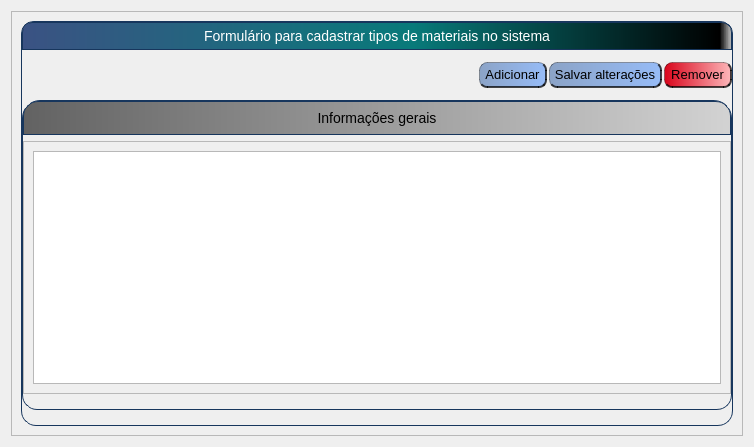
<?xml version="1.0" encoding="UTF-8"?>
<ui version="4.0">
 <class>FormCadastrarTiposMateriais</class>
 <widget class="QWidget" name="FormCadastrarTiposMateriais">
  <property name="windowTitle" stdset="0">
   <string>FormCadastrarTiposMateriais</string>
  </property>
  <property name="geometry" stdset="0">
   <rect>
    <x>0</x>
    <y>0</y>
    <width>754</width>
    <height>447</height>
   </rect>
  </property>
  <layout class="QVBoxLayout" name="verticalLayout">
   <item>
    <widget class="QScrollArea" name="scrollArea">
     <property name="widgetResizable" stdset="0">
      <bool>true</bool>
     </property>
     <widget class="QWidget" name="scrollAreaWidgetContents">
      <property name="geometry" stdset="0">
       <rect>
        <x>0</x>
        <y>0</y>
        <width>734</width>
        <height>427</height>
       </rect>
      </property>
      <layout class="QVBoxLayout" name="verticalLayout_2">
       <item>
        <widget class="QFrame" name="frameFormulario">
         <property name="frameShape" stdset="0">
          <enum>QFrame::StyledPanel</enum>
         </property>
         <property name="frameShadow" stdset="0">
          <enum>QFrame::Raised</enum>
         </property>
         <property name="styleSheet" stdset="0">
          <string notr="true">QFrame#frameFormulario
{
	border: 1px solid #FF17365D;
	border-top-left-radius: 13px;
	border-top-right-radius: 13px;
	border-bottom-left-radius: 15px;
	border-bottom-right-radius: 15px;
}

QPushButton
{
	border: 1px solid rgba(0, 0, 0, 85);
	border-radius: 8px;
	border-right: 2px solid rgba(0, 0, 0, 185);
	border-bottom: 2px solid rgba(0, 0, 0, 185);
  background-color:qlineargradient(spread:pad, x1:0, y1:0, x2:1, y2:0, stop:0 rgba(35, 84, 156, 125), stop:1 rgba(58, 134, 255, 125));
  font-size: 13px;
	height: 23px;
	width:65px
}

QPushButton#pushButtonSalvar
{
	width:110px;
}

QPushButton:pressed
{
	border: 1px solid rgba(0, 0, 0, 85);
	border-left: 2px solid rgba(91, 91, 91, 185);
	border-top: 2px solid rgba(91, 91, 91, 185);

}

QPushButton:hover
{
	background-color:qlineargradient(spread:pad, x1:0, y1:0, x2:1, y2:0, stop:0 rgba(135, 184, 255, 125), stop:1 rgba(158, 234, 255, 125));
}



QPushButton#pushButtonRemover  {


background-color:qlineargradient(spread:pad, x1:0, y1:0, x2:1, y2:0, stop:0 rgb(217, 5, 27), stop:1 rgb(253, 183, 186));

}
QPushButton#pushButtonRemover:hover {
    	background-color: qlineargradient(spread:pad, x1:0, y1:0, x2:1, y2:0, stop:0 rgb(255, 85, 0), stop:1 rgba(255, 255, 255, 255));   
}</string>
         </property>
         <layout class="QVBoxLayout" name="verticalLayout_7">
          <property name="leftMargin">
           <number>0</number>
          </property>
          <property name="topMargin">
           <number>0</number>
          </property>
          <property name="rightMargin">
           <number>0</number>
          </property>
          <property name="bottomMargin">
           <number>15</number>
          </property>
          <item>
           <widget class="QLabel" name="labelTituloFormulario">
            <property name="text" stdset="0">
             <string>Formulário para cadastrar tipos de materiais no sistema</string>
            </property>
            <property name="alignment" stdset="0">
             <set>Qt::AlignCenter</set>
            </property>
            <property name="styleSheet" stdset="0">
             <string notr="true">QLabel#labelTituloFormulario {
	border: 1px solid #FF17365D;
	border-top-left-radius: 10px;
	border-top-right-radius: 10px;
	background-color:qlineargradient(spread:pad, x1:0, y1:0, x2:1, y2:0, stop:0 rgb(59, 82, 131), stop:0.55 rgb(8, 122, 122), stop:0.98 rgba(0, 0, 0, 255), stop:1 rgba(0, 0, 0, 0));
	padding: 5px 0px;
	color: rgb(255, 255, 255);
	max-height: 25px;
    font-size: 14px;
}</string>
            </property>
            <property name="font" stdset="0">
             <font>
              <pointsize>-1</pointsize>
             </font>
            </property>
           </widget>
          </item>
          <item>
           <layout class="QHBoxLayout" name="horizontalLayoutBotoes">
            <property name="spacing" stdset="0">
             <number>2</number>
            </property>
            <property name="topMargin">
             <number>6</number>
            </property>
            <property name="bottomMargin">
             <number>6</number>
            </property>
            <item>
             <spacer name="horizontalSpacer">
              <property name="sizeHint" stdset="0">
               <size>
                <width>40</width>
                <height>20</height>
               </size>
              </property>
              <property name="orientation" stdset="0">
               <enum>Qt::Horizontal</enum>
              </property>
             </spacer>
            </item>
            <item>
             <widget class="QPushButton" name="pushButtonAdicionar">
              <property name="text" stdset="0">
               <string>Adicionar</string>
              </property>
             </widget>
            </item>
            <item>
             <widget class="QPushButton" name="pushButtonSalvar">
              <property name="text" stdset="0">
               <string>Salvar alterações</string>
              </property>
             </widget>
            </item>
            <item>
             <widget class="QPushButton" name="pushButtonRemover">
              <property name="text" stdset="0">
               <string>Remover</string>
              </property>
             </widget>
            </item>
           </layout>
          </item>
          <item>
           <widget class="QFrame" name="frameInformacoesGerais">
            <property name="frameShape" stdset="0">
             <enum>QFrame::StyledPanel</enum>
            </property>
            <property name="frameShadow" stdset="0">
             <enum>QFrame::Raised</enum>
            </property>
            <property name="styleSheet" stdset="0">
             <string notr="true">QFrame#frameInformacoesGerais
{
	border: 1px solid #FF17365D;
	border-top-left-radius: 18px;
	border-top-right-radius: 18px;
	border-bottom-left-radius: 15px;
	border-bottom-right-radius: 15px;
}</string>
            </property>
            <layout class="QVBoxLayout" name="verticalLayout_4">
             <property name="leftMargin">
              <number>0</number>
             </property>
             <property name="topMargin">
              <number>0</number>
             </property>
             <property name="rightMargin">
              <number>0</number>
             </property>
             <property name="bottomMargin">
              <number>15</number>
             </property>
             <item>
              <widget class="QPushButton" name="pushButtonTituloInformacoesGerais">
               <property name="text" stdset="0">
                <string>Informações gerais</string>
               </property>
               <property name="styleSheet" stdset="0">
                <string notr="true">QPushButton#pushButtonTituloInformacoesGerais {
	border: 1px solid #FF17365D;
	border-top-left-radius: 15px;
	border-top-right-radius: 15px;
	background-color:qlineargradient(spread:pad, x1:0, y1:0, x2:1, y2:0, stop:0 rgb(98, 98, 98), stop:1 rgb(211, 211, 211));
	padding: 5px 0px;
	height: 22px;
   font-size: 14px;
border-bottom-left-radius: 0px;
	border-bottom-right-radius: 0px;
}</string>
               </property>
              </widget>
             </item>
             <item>
              <widget class="QFrame" name="subFrameInformaoesGerais">
               <property name="frameShape" stdset="0">
                <enum>QFrame::StyledPanel</enum>
               </property>
               <property name="frameShadow" stdset="0">
                <enum>QFrame::Raised</enum>
               </property>
               <layout class="QGridLayout" name="gridLayout">
                <property name="leftMargin">
                 <number>9</number>
                </property>
                <property name="topMargin">
                 <number>9</number>
                </property>
                <property name="rightMargin">
                 <number>9</number>
                </property>
                <property name="bottomMargin">
                 <number>9</number>
                </property>
                <item row="0" column="0">
                 <widget class="QTableView" name="tableView"/>
                </item>
               </layout>
              </widget>
             </item>
            </layout>
           </widget>
          </item>
         </layout>
        </widget>
       </item>
      </layout>
     </widget>
    </widget>
   </item>
  </layout>
 </widget>
 <resources/>
 <connections/>
</ui>
